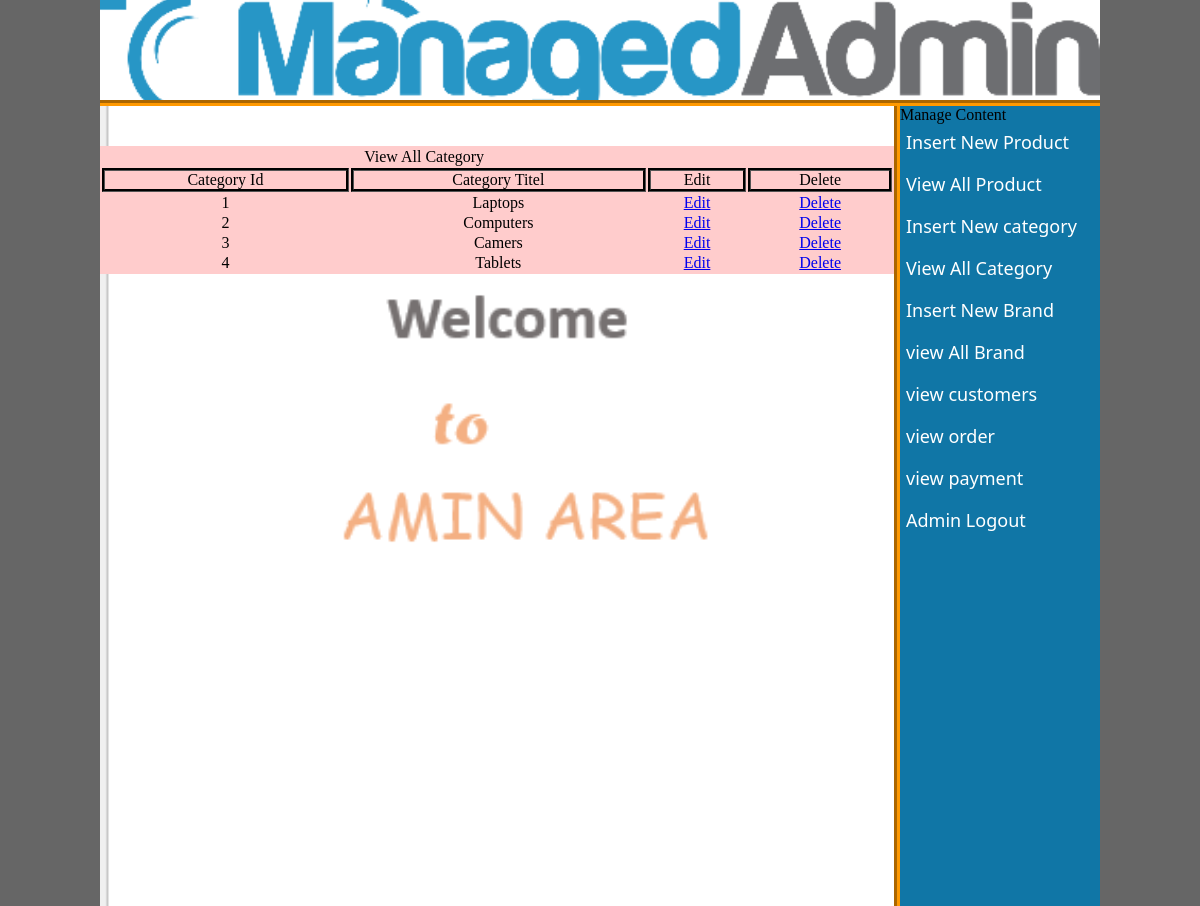
/Myproject/admin_area/index.php?view_cats (signed in), run on the app's committed database.
### tables this page shows
CREATE TABLE `categories` (
  `cat_id` int(10) NOT NULL,
  `cat_titel` text NOT NULL
);

### Myproject/admin_area/view_cats.php (the view, shortened to what this page needs)
<?php
if(!isset($_SESSION['admin_email']))
{
    echo "<script>window.open('login.php','_self')</script>";
}
else
{
?>
<!DOCTYPE html>
<html lang="en">
<head>
</head>
<body>
    <table width="794" align="center" bgcolor="#ffcccc">
    <tr align="center">
        <td colspan="3"><h2></h2>View All Category</td>
    </tr>
<tr>
    <th>Category Id </th>
    <th>Category Titel</th>
    <th>Edit</th>
    <th>Delete</th>
</tr>
<?php
include("includes/db.php");
$get_cats="select * from categories";
$run_cats=mysqli_query($con,$get_cats);
while($row_cat=mysqli_fetch_array($run_cats))
{
    $cat_id=$row_cat['cat_id'];
    $cat_titel=$row_cat['cat_titel'];
?>
<tr align="center">
    <td><?php echo $cat_id; ?></td>
    <td><?php echo $cat_titel; ?></td>
    <td><a href="index.php?edit_cat=<?php echo $cat_id; ?>">Edit</a></td>
    <td><a href="delete_cat.php?delete_cat=<?php echo $cat_id; ?>">Delete</a></td>
</tr>
<?php } ?>
</table>
</body>
</html>
<?php }  ?>

### Myproject/admin_area/style/style.css (style rules this page uses)
html, body, div, span, applet, object, iframe, h1, h2, h3, h4, h5, h6, p, blockquote, pre, a, abbr, acronym, address, big, cite, code, del, dfn, em, img, ins, kbd, q, s, samp, small, strike, strong, sub, sup, tt, var, b, u, i, center, dl, dt, dd, ol, ul, li, fieldset, form, label, legend, table, caption, tbody, tfoot, thead, tr, th, td, article, aside, canvas, details, embed, figure, figcaption, footer, header, hgroup, menu, nav, output, ruby, section, summary, time, mark, audio, video { margin: 0; padding: 0; border: 0; font-size: 100%; font: inherit; vertical-align: baseline; }
body { background-color: #666; }

### Myproject/admin_area/view_cats.php (style rules this page uses)
tr,th { border: 3px groove #000; }

### data on the page
categories: cat_id "1", cat_titel "Laptops"
categories: cat_id "2", cat_titel "Computers"
categories: cat_id "3", cat_titel "Camers"
categories: cat_id "4", cat_titel "Tablets"
